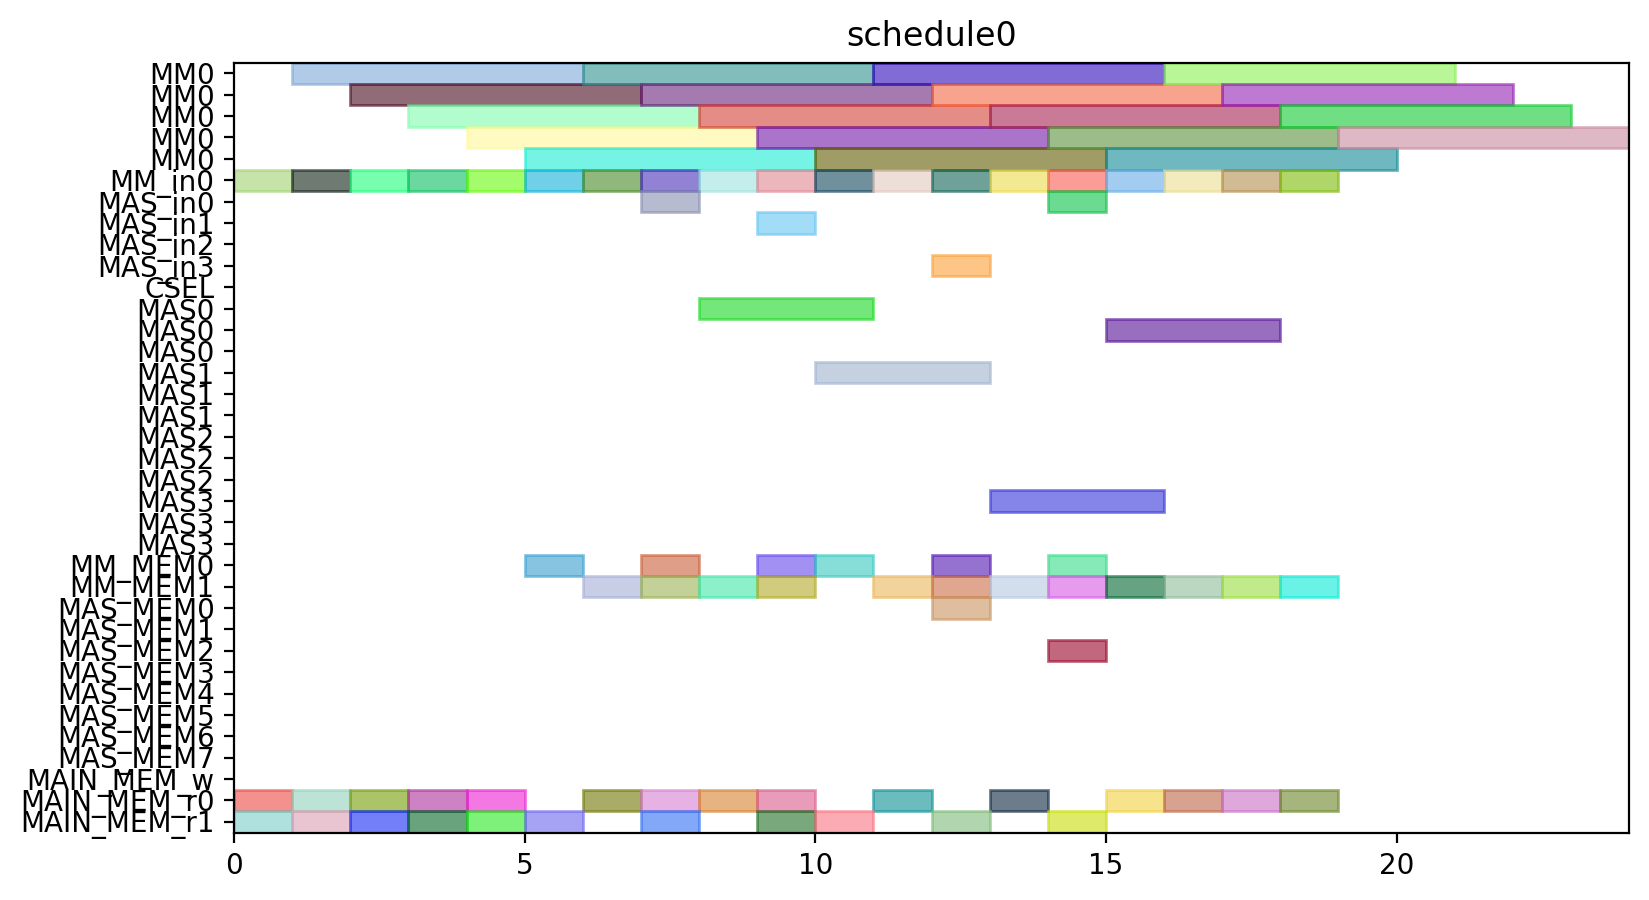

Source code (Python):
from pyschedule import Scenario, solvers, plotters, alt


def solve():
	horizon = 120
	S = Scenario("schedule0", horizon=horizon)

	# resource
	MM = S.Resources('MM', num=1, size=5)
	MM_in = S.Resources('MM_in', num=1)
	MAS_in = S.Resources('MAS_in', num=4)
	CSEL = S.Resource('CSEL')
	MAS = S.Resources('MAS', num=4, size=3, periods=range(1, horizon))
	MM_MEM = S.Resources('MM_MEM', num=2)
	MAS_MEM = S.Resources('MAS_MEM', num=8)
	MAIN_MEM_w = S.Resource('MAIN_MEM_w', size=1)
	MAIN_MEM_r = S.Resources('MAIN_MEM_r', num=2)

	# result of previous scheduling

	# new tasks
	Z_exp2 = S.Task('Z_exp2', length=5, delay_cost=1)
	Z_exp2 += alt(MM)
	Z_exp2_in = S.Task('Z_exp2_in', length=1, delay_cost=1)
	Z_exp2_in += alt(MM_in)
	S += Z_exp2_in*MM_in[0]<=Z_exp2*MM[0]
	Z_exp2_mem0 = S.Task('Z_exp2_mem0', length=1, delay_cost=1)
	Z_exp2_mem0 += MAIN_MEM_r[0]
	S += Z_exp2_mem0 <= Z_exp2

	Z_exp2_mem1 = S.Task('Z_exp2_mem1', length=1, delay_cost=1)
	Z_exp2_mem1 += MAIN_MEM_r[1]
	S += Z_exp2_mem1 <= Z_exp2

	NX0 = S.Task('NX0', length=5, delay_cost=1)
	NX0 += alt(MM)
	NX0_in = S.Task('NX0_in', length=1, delay_cost=1)
	NX0_in += alt(MM_in)
	S += NX0_in*MM_in[0]<=NX0*MM[0]
	NX0_mem0 = S.Task('NX0_mem0', length=1, delay_cost=1)
	NX0_mem0 += MAIN_MEM_r[0]
	S += NX0_mem0 <= NX0

	NX0_mem1 = S.Task('NX0_mem1', length=1, delay_cost=1)
	NX0_mem1 += MAIN_MEM_r[1]
	S += NX0_mem1 <= NX0

	k0_10_Z1 = S.Task('k0_10_Z1', length=5, delay_cost=1)
	k0_10_Z1 += alt(MM)
	k0_10_Z1_in = S.Task('k0_10_Z1_in', length=1, delay_cost=1)
	k0_10_Z1_in += alt(MM_in)
	S += k0_10_Z1_in*MM_in[0]<=k0_10_Z1*MM[0]
	k0_10_Z1_mem0 = S.Task('k0_10_Z1_mem0', length=1, delay_cost=1)
	k0_10_Z1_mem0 += MAIN_MEM_r[0]
	S += k0_10_Z1_mem0 <= k0_10_Z1

	k0_10_Z1_mem1 = S.Task('k0_10_Z1_mem1', length=1, delay_cost=1)
	k0_10_Z1_mem1 += MAIN_MEM_r[1]
	S += k0_10_Z1_mem1 <= k0_10_Z1

	DX0 = S.Task('DX0', length=5, delay_cost=1)
	DX0 += alt(MM)
	DX0_in = S.Task('DX0_in', length=1, delay_cost=1)
	DX0_in += alt(MM_in)
	S += DX0_in*MM_in[0]<=DX0*MM[0]
	DX0_mem0 = S.Task('DX0_mem0', length=1, delay_cost=1)
	DX0_mem0 += MAIN_MEM_r[0]
	S += DX0_mem0 <= DX0

	DX0_mem1 = S.Task('DX0_mem1', length=1, delay_cost=1)
	DX0_mem1 += MAIN_MEM_r[1]
	S += DX0_mem1 <= DX0

	NY0 = S.Task('NY0', length=5, delay_cost=1)
	NY0 += alt(MM)
	NY0_in = S.Task('NY0_in', length=1, delay_cost=1)
	NY0_in += alt(MM_in)
	S += NY0_in*MM_in[0]<=NY0*MM[0]
	NY0_mem0 = S.Task('NY0_mem0', length=1, delay_cost=1)
	NY0_mem0 += MAIN_MEM_r[0]
	S += NY0_mem0 <= NY0

	NY0_mem1 = S.Task('NY0_mem1', length=1, delay_cost=1)
	NY0_mem1 += MAIN_MEM_r[1]
	S += NY0_mem1 <= NY0

	k2_14_Z1 = S.Task('k2_14_Z1', length=5, delay_cost=1)
	k2_14_Z1 += alt(MM)
	k2_14_Z1_in = S.Task('k2_14_Z1_in', length=1, delay_cost=1)
	k2_14_Z1_in += alt(MM_in)
	S += k2_14_Z1_in*MM_in[0]<=k2_14_Z1*MM[0]
	k2_14_Z1_mem0 = S.Task('k2_14_Z1_mem0', length=1, delay_cost=1)
	k2_14_Z1_mem0 += MAIN_MEM_r[0]
	S += k2_14_Z1_mem0 <= k2_14_Z1

	k2_14_Z1_mem1 = S.Task('k2_14_Z1_mem1', length=1, delay_cost=1)
	k2_14_Z1_mem1 += MAIN_MEM_r[1]
	S += k2_14_Z1_mem1 <= k2_14_Z1

	DY0 = S.Task('DY0', length=5, delay_cost=1)
	DY0 += alt(MM)
	DY0_in = S.Task('DY0_in', length=1, delay_cost=1)
	DY0_in += alt(MM_in)
	S += DY0_in*MM_in[0]<=DY0*MM[0]
	DY0_mem0 = S.Task('DY0_mem0', length=1, delay_cost=1)
	DY0_mem0 += MAIN_MEM_r[0]
	S += DY0_mem0 <= DY0

	DY0_mem1 = S.Task('DY0_mem1', length=1, delay_cost=1)
	DY0_mem1 += MAIN_MEM_r[1]
	S += DY0_mem1 <= DY0

	Z_exp3 = S.Task('Z_exp3', length=5, delay_cost=1)
	Z_exp3 += alt(MM)
	Z_exp3_in = S.Task('Z_exp3_in', length=1, delay_cost=1)
	Z_exp3_in += alt(MM_in)
	S += Z_exp3_in*MM_in[0]<=Z_exp3*MM[0]
	Z_exp3_mem0 = S.Task('Z_exp3_mem0', length=1, delay_cost=1)
	Z_exp3_mem0 += alt(MM_MEM)
	S += (Z_exp2*MM[0])-1 < Z_exp3_mem0*MM_MEM[0]
	S += Z_exp3_mem0 <= Z_exp3

	Z_exp3_mem1 = S.Task('Z_exp3_mem1', length=1, delay_cost=1)
	Z_exp3_mem1 += MAIN_MEM_r[1]
	S += Z_exp3_mem1 <= Z_exp3

	NX1_ = S.Task('NX1_', length=3, delay_cost=1)
	NX1_ += alt(MAS)
	NX1__in = S.Task('NX1__in', length=1, delay_cost=1)
	NX1__in += alt(MAS_in)
	S += NX1__in*MAS_in[0]<=NX1_*MAS[0]

	S += NX1__in*MAS_in[1]<=NX1_*MAS[1]

	S += NX1__in*MAS_in[2]<=NX1_*MAS[2]

	S += NX1__in*MAS_in[3]<=NX1_*MAS[3]

	NX1__mem0 = S.Task('NX1__mem0', length=1, delay_cost=1)
	NX1__mem0 += alt(MM_MEM)
	S += (NX0*MM[0])-1 < NX1__mem0*MM_MEM[0]
	S += NX1__mem0 <= NX1_

	NX1__mem1 = S.Task('NX1__mem1', length=1, delay_cost=1)
	NX1__mem1 += alt(MM_MEM)
	S += (k0_10_Z1*MM[0])-1 < NX1__mem1*MM_MEM[1]
	S += NX1__mem1 <= NX1_

	k0_9_Z2 = S.Task('k0_9_Z2', length=5, delay_cost=1)
	k0_9_Z2 += alt(MM)
	k0_9_Z2_in = S.Task('k0_9_Z2_in', length=1, delay_cost=1)
	k0_9_Z2_in += alt(MM_in)
	S += k0_9_Z2_in*MM_in[0]<=k0_9_Z2*MM[0]
	k0_9_Z2_mem0 = S.Task('k0_9_Z2_mem0', length=1, delay_cost=1)
	k0_9_Z2_mem0 += MAIN_MEM_r[0]
	S += k0_9_Z2_mem0 <= k0_9_Z2

	k0_9_Z2_mem1 = S.Task('k0_9_Z2_mem1', length=1, delay_cost=1)
	k0_9_Z2_mem1 += alt(MM_MEM)
	S += (Z_exp2*MM[0])-1 < k0_9_Z2_mem1*MM_MEM[1]
	S += k0_9_Z2_mem1 <= k0_9_Z2

	k1_9_Z2 = S.Task('k1_9_Z2', length=5, delay_cost=1)
	k1_9_Z2 += alt(MM)
	k1_9_Z2_in = S.Task('k1_9_Z2_in', length=1, delay_cost=1)
	k1_9_Z2_in += alt(MM_in)
	S += k1_9_Z2_in*MM_in[0]<=k1_9_Z2*MM[0]
	k1_9_Z2_mem0 = S.Task('k1_9_Z2_mem0', length=1, delay_cost=1)
	k1_9_Z2_mem0 += MAIN_MEM_r[0]
	S += k1_9_Z2_mem0 <= k1_9_Z2

	k1_9_Z2_mem1 = S.Task('k1_9_Z2_mem1', length=1, delay_cost=1)
	k1_9_Z2_mem1 += alt(MM_MEM)
	S += (Z_exp2*MM[0])-1 < k1_9_Z2_mem1*MM_MEM[1]
	S += k1_9_Z2_mem1 <= k1_9_Z2

	NY1_ = S.Task('NY1_', length=3, delay_cost=1)
	NY1_ += alt(MAS)
	NY1__in = S.Task('NY1__in', length=1, delay_cost=1)
	NY1__in += alt(MAS_in)
	S += NY1__in*MAS_in[0]<=NY1_*MAS[0]

	S += NY1__in*MAS_in[1]<=NY1_*MAS[1]

	S += NY1__in*MAS_in[2]<=NY1_*MAS[2]

	S += NY1__in*MAS_in[3]<=NY1_*MAS[3]

	NY1__mem0 = S.Task('NY1__mem0', length=1, delay_cost=1)
	NY1__mem0 += alt(MM_MEM)
	S += (NY0*MM[0])-1 < NY1__mem0*MM_MEM[0]
	S += NY1__mem0 <= NY1_

	NY1__mem1 = S.Task('NY1__mem1', length=1, delay_cost=1)
	NY1__mem1 += alt(MM_MEM)
	S += (k2_14_Z1*MM[0])-1 < NY1__mem1*MM_MEM[1]
	S += NY1__mem1 <= NY1_

	k2_13_Z2 = S.Task('k2_13_Z2', length=5, delay_cost=1)
	k2_13_Z2 += alt(MM)
	k2_13_Z2_in = S.Task('k2_13_Z2_in', length=1, delay_cost=1)
	k2_13_Z2_in += alt(MM_in)
	S += k2_13_Z2_in*MM_in[0]<=k2_13_Z2*MM[0]
	k2_13_Z2_mem0 = S.Task('k2_13_Z2_mem0', length=1, delay_cost=1)
	k2_13_Z2_mem0 += MAIN_MEM_r[0]
	S += k2_13_Z2_mem0 <= k2_13_Z2

	k2_13_Z2_mem1 = S.Task('k2_13_Z2_mem1', length=1, delay_cost=1)
	k2_13_Z2_mem1 += alt(MM_MEM)
	S += (Z_exp2*MM[0])-1 < k2_13_Z2_mem1*MM_MEM[1]
	S += k2_13_Z2_mem1 <= k2_13_Z2

	k3_14_Z2 = S.Task('k3_14_Z2', length=5, delay_cost=1)
	k3_14_Z2 += alt(MM)
	k3_14_Z2_in = S.Task('k3_14_Z2_in', length=1, delay_cost=1)
	k3_14_Z2_in += alt(MM_in)
	S += k3_14_Z2_in*MM_in[0]<=k3_14_Z2*MM[0]
	k3_14_Z2_mem0 = S.Task('k3_14_Z2_mem0', length=1, delay_cost=1)
	k3_14_Z2_mem0 += MAIN_MEM_r[0]
	S += k3_14_Z2_mem0 <= k3_14_Z2

	k3_14_Z2_mem1 = S.Task('k3_14_Z2_mem1', length=1, delay_cost=1)
	k3_14_Z2_mem1 += alt(MM_MEM)
	S += (Z_exp2*MM[0])-1 < k3_14_Z2_mem1*MM_MEM[1]
	S += k3_14_Z2_mem1 <= k3_14_Z2

	Z_exp4 = S.Task('Z_exp4', length=5, delay_cost=1)
	Z_exp4 += alt(MM)
	Z_exp4_in = S.Task('Z_exp4_in', length=1, delay_cost=1)
	Z_exp4_in += alt(MM_in)
	S += Z_exp4_in*MM_in[0]<=Z_exp4*MM[0]
	Z_exp4_mem0 = S.Task('Z_exp4_mem0', length=1, delay_cost=1)
	Z_exp4_mem0 += alt(MM_MEM)
	S += (Z_exp3*MM[0])-1 < Z_exp4_mem0*MM_MEM[0]
	S += Z_exp4_mem0 <= Z_exp4

	Z_exp4_mem1 = S.Task('Z_exp4_mem1', length=1, delay_cost=1)
	Z_exp4_mem1 += MAIN_MEM_r[1]
	S += Z_exp4_mem1 <= Z_exp4

	NX1 = S.Task('NX1', length=5, delay_cost=1)
	NX1 += alt(MM)
	NX1_in = S.Task('NX1_in', length=1, delay_cost=1)
	NX1_in += alt(MM_in)
	S += NX1_in*MM_in[0]<=NX1*MM[0]
	NX1_mem0 = S.Task('NX1_mem0', length=1, delay_cost=1)
	NX1_mem0 += alt(MAS_MEM)
	S += (NX1_*MAS[0])-1 < NX1_mem0*MAS_MEM[0]
	S += (NX1_*MAS[1])-1 < NX1_mem0*MAS_MEM[2]
	S += (NX1_*MAS[2])-1 < NX1_mem0*MAS_MEM[4]
	S += (NX1_*MAS[3])-1 < NX1_mem0*MAS_MEM[6]
	S += NX1_mem0 <= NX1

	NX1_mem1 = S.Task('NX1_mem1', length=1, delay_cost=1)
	NX1_mem1 += MAIN_MEM_r[1]
	S += NX1_mem1 <= NX1

	k0_8_Z3 = S.Task('k0_8_Z3', length=5, delay_cost=1)
	k0_8_Z3 += alt(MM)
	k0_8_Z3_in = S.Task('k0_8_Z3_in', length=1, delay_cost=1)
	k0_8_Z3_in += alt(MM_in)
	S += k0_8_Z3_in*MM_in[0]<=k0_8_Z3*MM[0]
	k0_8_Z3_mem0 = S.Task('k0_8_Z3_mem0', length=1, delay_cost=1)
	k0_8_Z3_mem0 += MAIN_MEM_r[0]
	S += k0_8_Z3_mem0 <= k0_8_Z3

	k0_8_Z3_mem1 = S.Task('k0_8_Z3_mem1', length=1, delay_cost=1)
	k0_8_Z3_mem1 += alt(MM_MEM)
	S += (Z_exp3*MM[0])-1 < k0_8_Z3_mem1*MM_MEM[1]
	S += k0_8_Z3_mem1 <= k0_8_Z3

	DX1_ = S.Task('DX1_', length=3, delay_cost=1)
	DX1_ += alt(MAS)
	DX1__in = S.Task('DX1__in', length=1, delay_cost=1)
	DX1__in += alt(MAS_in)
	S += DX1__in*MAS_in[0]<=DX1_*MAS[0]

	S += DX1__in*MAS_in[1]<=DX1_*MAS[1]

	S += DX1__in*MAS_in[2]<=DX1_*MAS[2]

	S += DX1__in*MAS_in[3]<=DX1_*MAS[3]

	DX1__mem0 = S.Task('DX1__mem0', length=1, delay_cost=1)
	DX1__mem0 += alt(MM_MEM)
	S += (DX0*MM[0])-1 < DX1__mem0*MM_MEM[0]
	S += DX1__mem0 <= DX1_

	DX1__mem1 = S.Task('DX1__mem1', length=1, delay_cost=1)
	DX1__mem1 += alt(MM_MEM)
	S += (k1_9_Z2*MM[0])-1 < DX1__mem1*MM_MEM[1]
	S += DX1__mem1 <= DX1_

	k1_8_Z3 = S.Task('k1_8_Z3', length=5, delay_cost=1)
	k1_8_Z3 += alt(MM)
	k1_8_Z3_in = S.Task('k1_8_Z3_in', length=1, delay_cost=1)
	k1_8_Z3_in += alt(MM_in)
	S += k1_8_Z3_in*MM_in[0]<=k1_8_Z3*MM[0]
	k1_8_Z3_mem0 = S.Task('k1_8_Z3_mem0', length=1, delay_cost=1)
	k1_8_Z3_mem0 += MAIN_MEM_r[0]
	S += k1_8_Z3_mem0 <= k1_8_Z3

	k1_8_Z3_mem1 = S.Task('k1_8_Z3_mem1', length=1, delay_cost=1)
	k1_8_Z3_mem1 += alt(MM_MEM)
	S += (Z_exp3*MM[0])-1 < k1_8_Z3_mem1*MM_MEM[1]
	S += k1_8_Z3_mem1 <= k1_8_Z3

	NY1 = S.Task('NY1', length=5, delay_cost=1)
	NY1 += alt(MM)
	NY1_in = S.Task('NY1_in', length=1, delay_cost=1)
	NY1_in += alt(MM_in)
	S += NY1_in*MM_in[0]<=NY1*MM[0]
	NY1_mem0 = S.Task('NY1_mem0', length=1, delay_cost=1)
	NY1_mem0 += alt(MAS_MEM)
	S += (NY1_*MAS[0])-1 < NY1_mem0*MAS_MEM[0]
	S += (NY1_*MAS[1])-1 < NY1_mem0*MAS_MEM[2]
	S += (NY1_*MAS[2])-1 < NY1_mem0*MAS_MEM[4]
	S += (NY1_*MAS[3])-1 < NY1_mem0*MAS_MEM[6]
	S += NY1_mem0 <= NY1

	NY1_mem1 = S.Task('NY1_mem1', length=1, delay_cost=1)
	NY1_mem1 += MAIN_MEM_r[1]
	S += NY1_mem1 <= NY1

	k2_12_Z3 = S.Task('k2_12_Z3', length=5, delay_cost=1)
	k2_12_Z3 += alt(MM)
	k2_12_Z3_in = S.Task('k2_12_Z3_in', length=1, delay_cost=1)
	k2_12_Z3_in += alt(MM_in)
	S += k2_12_Z3_in*MM_in[0]<=k2_12_Z3*MM[0]
	k2_12_Z3_mem0 = S.Task('k2_12_Z3_mem0', length=1, delay_cost=1)
	k2_12_Z3_mem0 += MAIN_MEM_r[0]
	S += k2_12_Z3_mem0 <= k2_12_Z3

	k2_12_Z3_mem1 = S.Task('k2_12_Z3_mem1', length=1, delay_cost=1)
	k2_12_Z3_mem1 += alt(MM_MEM)
	S += (Z_exp3*MM[0])-1 < k2_12_Z3_mem1*MM_MEM[1]
	S += k2_12_Z3_mem1 <= k2_12_Z3

	DY1_ = S.Task('DY1_', length=3, delay_cost=1)
	DY1_ += alt(MAS)
	DY1__in = S.Task('DY1__in', length=1, delay_cost=1)
	DY1__in += alt(MAS_in)
	S += DY1__in*MAS_in[0]<=DY1_*MAS[0]

	S += DY1__in*MAS_in[1]<=DY1_*MAS[1]

	S += DY1__in*MAS_in[2]<=DY1_*MAS[2]

	S += DY1__in*MAS_in[3]<=DY1_*MAS[3]

	DY1__mem0 = S.Task('DY1__mem0', length=1, delay_cost=1)
	DY1__mem0 += alt(MM_MEM)
	S += (DY0*MM[0])-1 < DY1__mem0*MM_MEM[0]
	S += DY1__mem0 <= DY1_

	DY1__mem1 = S.Task('DY1__mem1', length=1, delay_cost=1)
	DY1__mem1 += alt(MM_MEM)
	S += (k3_14_Z2*MM[0])-1 < DY1__mem1*MM_MEM[1]
	S += DY1__mem1 <= DY1_

	k3_13_Z3 = S.Task('k3_13_Z3', length=5, delay_cost=1)
	k3_13_Z3 += alt(MM)
	k3_13_Z3_in = S.Task('k3_13_Z3_in', length=1, delay_cost=1)
	k3_13_Z3_in += alt(MM_in)
	S += k3_13_Z3_in*MM_in[0]<=k3_13_Z3*MM[0]
	k3_13_Z3_mem0 = S.Task('k3_13_Z3_mem0', length=1, delay_cost=1)
	k3_13_Z3_mem0 += MAIN_MEM_r[0]
	S += k3_13_Z3_mem0 <= k3_13_Z3

	k3_13_Z3_mem1 = S.Task('k3_13_Z3_mem1', length=1, delay_cost=1)
	k3_13_Z3_mem1 += alt(MM_MEM)
	S += (Z_exp3*MM[0])-1 < k3_13_Z3_mem1*MM_MEM[1]
	S += k3_13_Z3_mem1 <= k3_13_Z3

	solvers.mip.solve(S,msg=1,kind='CPLEX',ratio_gap=1.01)

	solution = [['hoge']*len(S.solution()[1]) for i in range(len(S.solution()))]
	for i in range(len(S.solution())):
		for j in range(len(S.solution()[i])):
			solution[i][j]=str(S.solution()[i][j])
	print(solution)

	cycles = int(solution[-1][3])

	pic_file_name = "/home/mfukuda/ABE/multiRAM_multiMAS_16mux/scheduling_result/stage5MM1_stage3MAS4/ISOGENY/schedule0.png"
	if(S.solution() != []):
		plotters.matplotlib.plot(S,img_filename=pic_file_name, show_task_labels=False, fig_size=(cycles*0.25+3, 5))

	return solution
